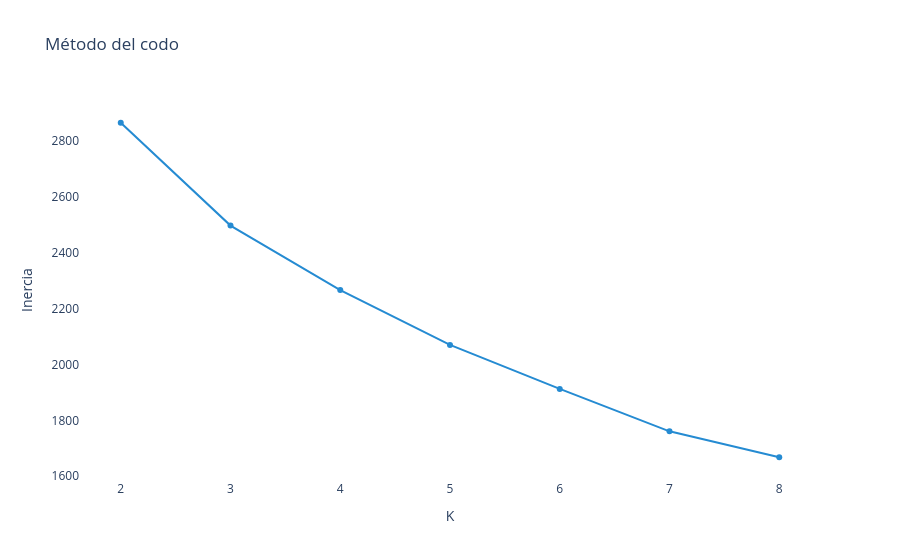

Source (notebook cell):
### Code cell
fig = px.line(
    cluster_evaluation,
    x="K",
    y="Inercia",
    markers=True,
    title="Método del codo"
)

fig.update_traces(
    line=dict(
        color="#258BD2"
    )
)

fig.update_layout(
    plot_bgcolor="white",
    paper_bgcolor="white"
)

fig.show()

### Figure 1 — Plotly figure (JSON) as saved in the notebook; plotly's stock layout.template omitted (floating-point values rounded to 4 significant figures)
{"data": [{"hovertemplate": "K=%{x}<br>Inercia=%{y}<extra></extra>", "legendgroup": "", "line": {"color": "#258BD2", "dash": "solid"}, "marker": {"symbol": "circle"}, "mode": "lines+markers", "name": "", "orientation": "v", "showlegend": false, "type": "scatter", "x": [2, 3, 4, 5, 6, 7, 8], "xaxis": "x", "y": [2865.0, 2497.0, 2266.0, 2070.0, 1913.0, 1761.0, 1668.0], "yaxis": "y"}], "layout": {"legend": {"tracegroupgap": 0}, "paper_bgcolor": "white", "plot_bgcolor": "white", "title": {"text": "Método del codo"}, "xaxis": {"anchor": "y", "domain": [0, 1], "title": {"text": "K"}}, "yaxis": {"anchor": "x", "domain": [0, 1], "title": {"text": "Inercia"}}}}
